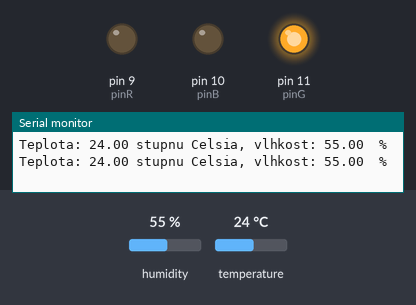
The sketch below on a simulated Arduino Uno, built with avr-gcc and run on an emulated ATmega328P. On the bench: output pins drawn as LEDs (lit = HIGH), the last lines printed to the serial monitor. Inputs (shaded band) come from the test bench; at power-on: temperature 24 °C, humidity 55 %.

Above: at 2.8 s.
2.9 s: temperature set to 21 °C
5.6 s: temperature set to 18 °C
At 6.8 s:
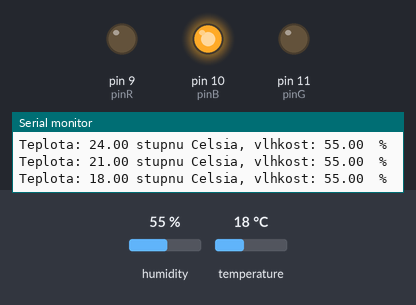
8.3 s: temperature set to 28 °C
At 11.3 s:
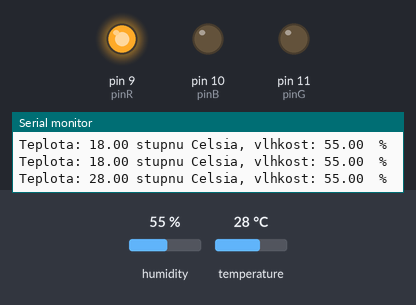
11.6 s: temperature set to 26 °C
14.3 s: temperature set to 23 °C
At 17.4 s:
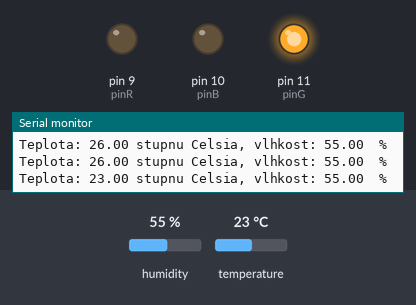
17.7 s: temperature set to 12 °C
At 18.9 s:
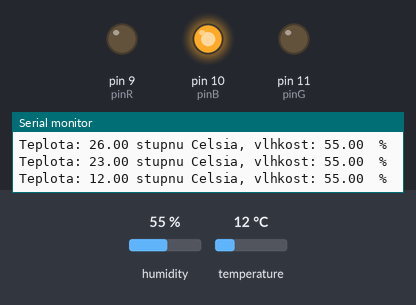
Timing chart, 0 to 20.7 s (numbered marks = the images above; inputs shaded):
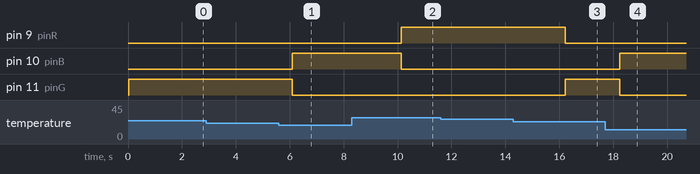

The sketch:

22_teplomer_pro_signalizaci_nicke_optimalni_a_vysoke_teploty.ino
```cpp
// připojení knihovny DHT
#include "DHT.h"
// nastavení čísla pinu s připojeným DHT senzorem
#define pinDHT 5

// odkomentování správného typu čidla
#define typDHT11 DHT11     // DHT 11
//#define typDHT22 DHT22   // DHT 22 (AM2302)

// inicializace DHT senzoru s nastaveným pinem a typem senzoru
DHT mojeDHT(pinDHT, typDHT11);

int pinR = 9;
int pinG = 11;
int pinB = 10;

void setup() {
  // komunikace přes sériovou linku rychlostí 9600 baud
  Serial.begin(9600);
  // zapnutí komunikace s teploměrem DHT
  mojeDHT.begin();

  pinMode(pinR, OUTPUT);
  pinMode(pinG, OUTPUT);
  pinMode(pinB, OUTPUT);
}

void loop() {
  // pomocí funkcí readTemperature a readHumidity načteme
  // do proměnných tep a vlh informace o teplotě a vlhkosti,
  // čtení trvá cca 250 ms
  float tep = mojeDHT.readTemperature();
  float vlh = mojeDHT.readHumidity();
  // kontrola, jestli jsou načtené hodnoty čísla pomocí funkce isnan
  if (isnan(tep) || isnan(vlh)) {
    // při chybném čtení vypiš hlášku
    Serial.println("Chyba při čtení z DHT senzoru!");
  } else {
    // pokud jsou hodnoty v pořádku,
    // vypiš je po sériové lince

    if(tep<20){ // Je příliš chladno, svítí modrá

      analogWrite(pinR, 0);
      analogWrite(pinG, 0);
      analogWrite(pinB, 255);

      // Také můžeme zapnout například topení / přímotop

    }else if(tep >= 20 && tep < 25){ // teplota je optimalní, svítí zelená

      analogWrite(pinR, 0);
      analogWrite(pinG, 255);
      analogWrite(pinB, 0);

    }else if(tep >= 25){ // je příliš horko, svítí červená

      analogWrite(pinR, 255);
      analogWrite(pinG, 0);
      analogWrite(pinB, 0);

      // Také můžeme zapnout například klimatizaci / ventilátor

    }

    Serial.print("Teplota: ");
    Serial.print(tep);
    Serial.print(" stupnu Celsia, ");
    Serial.print("vlhkost: ");
    Serial.print(vlh);
    Serial.println("  %");
  }
  // pauza pro přehlednější výpis
  delay(2000);
}
```

Measured:
- the behaviour switches between 20 and 19 °C on temperature (found by bisection; images 0 and 1)
- the behaviour switches between 25 and 24 °C on temperature (found by bisection; images 2 and 3)
- after the input at 5.6 s, pin 10 (pinB): LOW → HIGH after 0.50 s; pin 11 (pinG): HIGH → LOW after 0.50 s
- after the input at 8.3 s, pin 9 (pinR): LOW → HIGH after 1.8 s; pin 10 (pinB): HIGH → LOW after 1.8 s
- after the input at 14.3 s, pin 9 (pinR): HIGH → LOW after 1.9 s; pin 11 (pinG): LOW → HIGH after 1.9 s
- after the input at 17.7 s, pin 10 (pinB): LOW → HIGH after 0.54 s; pin 11 (pinG): HIGH → LOW after 0.54 s
